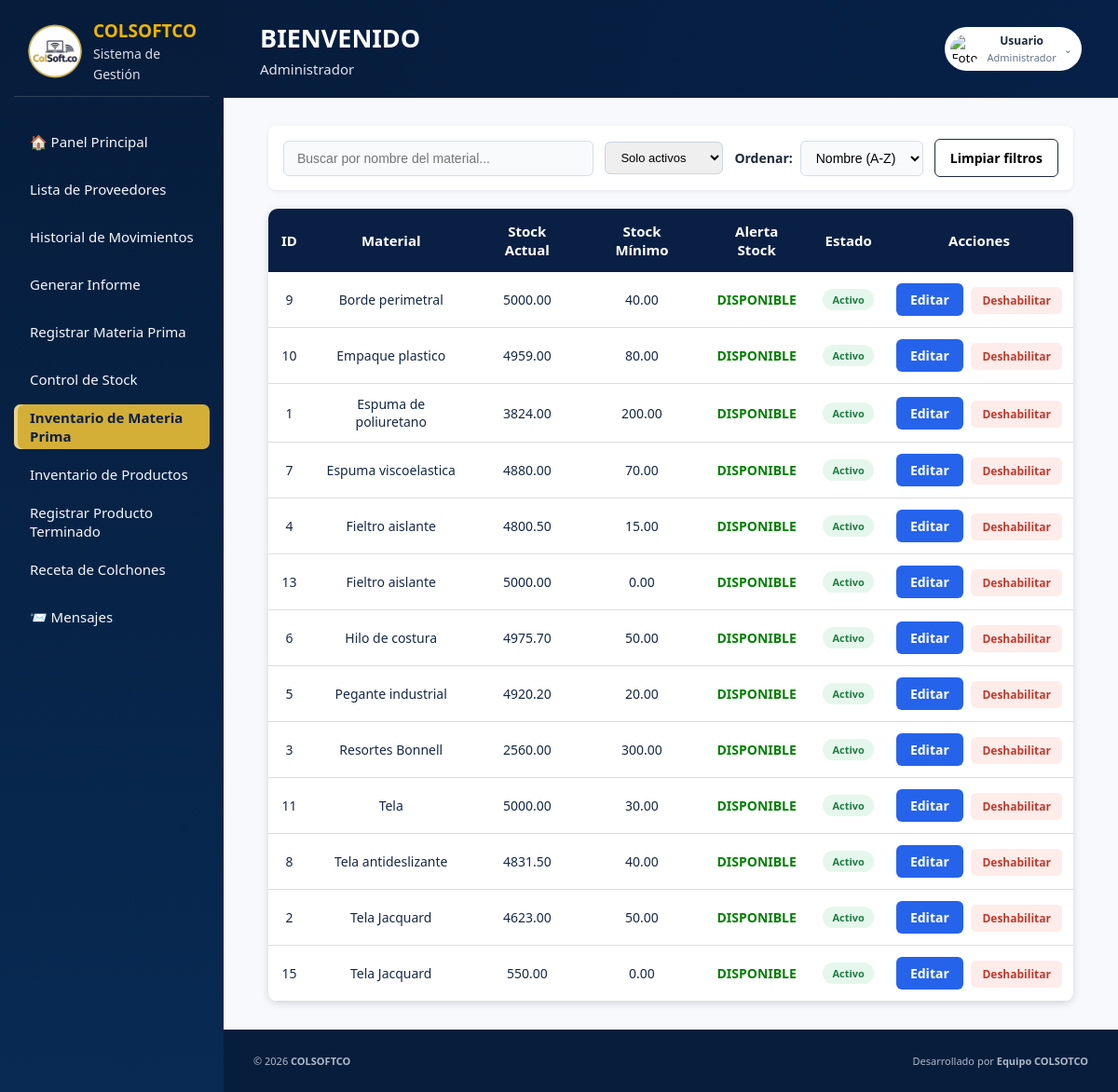
Screenshot of /view/inventario_materia_prima/inventario_materia_prima.php with the database file from the repository.
### tables this page shows
CREATE TABLE `materias_primas` (
  `id_material` int(11) NOT NULL,
  `nombre_material` varchar(100) NOT NULL,
  `stock_actual` decimal(12,2) DEFAULT 0.00,
  `stock_minimo` decimal(12,2) NOT NULL,
  `id_unidad` int(11) DEFAULT NULL,
  `id_proveedor` int(11) DEFAULT NULL,
  `notificar_email` tinyint(1) NOT NULL DEFAULT 0,
  `correo_notificacion` varchar(150) DEFAULT NULL,
  `alerta_enviada` tinyint(1) NOT NULL DEFAULT 0,
  `estado` enum('activo','inactivo') NOT NULL DEFAULT 'activo'
);

### view/inventario_materia_prima/inventario_materia_prima.php (the view, shortened to what this page needs)
<?php
$db = new Conexion();
$conn = $db->getConnection();
$sql = "
SELECT id_material, nombre_material, stock_actual, stock_minimo, estado
FROM materias_primas
ORDER BY id_material ASC
";
$stmt = $conn->prepare($sql);
$stmt->execute();
$materiales = $stmt->fetchAll(PDO::FETCH_ASSOC);
?>
<!DOCTYPE html>
<html lang="es">
<head>
    <link rel="stylesheet" href="lista_inventario.css">
    <link rel="stylesheet" href="../../public/css/layout.css">
</head>
<body>
    <div class="app">
        <?php include __DIR__ . '/../partials/sidebar.php'; ?>
        <div class="main">
            <?php
            include __DIR__ . '/../partials/topbar.php';
            ?>
            <main class="content">
<div class="container">
        <div class="filtros-container">
            <div class="filtro-busqueda">
                <input
                    type="text"
                    id="inputBusquedaMaterial"
                    placeholder="Buscar por nombre del material...">
            </div>
            <select id="filtroEstado" onchange="filtrarPorEstado()" style="padding:8px 12px;border:1px solid #cbd5e1;border-radius:6px;font-size:13px;">
                <option value="activo" selected>Solo activos</option>
            </select>
            <div class="filtro-orden">
                <label for="selectOrden">   Ordenar:</label>
                <select id="selectOrden">
                    <option value="az">Nombre (A-Z)</option>
                </select>
            </div>
            <button type="button" id="btnLimpiarFiltros" class="btn-limpiar-filtros">
                Limpiar filtros
            </button>
        </div>
        <div class="table-responsive">
            <table>
                <thead>
                    <tr>
                        <th>ID</th>
                        <th>Material</th>
                        <th>Stock Actual</th>
                        <th>Stock Mínimo</th>
                        <th>Alerta Stock</th>
                        <th>Estado</th>
                        <th>Acciones</th>
                    </tr>
                </thead>
                <tbody id="listaMateriales">
                    <?php foreach ($materiales as $m): ?>
                        <tr data-nombre="<?php echo htmlspecialchars(strtolower($m['nombre_material'])); ?>">
                            <td><?= $m['id_material'] ?></td>
                            <td><?= htmlspecialchars($m['nombre_material']) ?></td>
                            <td><?= $m['stock_actual'] ?></td>
                            <td><?= $m['stock_minimo'] ?></td>
                            <td>
                                <?php if ($m['stock_actual'] <= $m['stock_minimo']): ?>
                                    <span class="alerta">STOCK BAJO</span>
                                <?php else: ?>
                                    <span class="normal">DISPONIBLE</span>
                                <?php endif; ?>
                            </td>
                            <td>
                                <span style="display:inline-block;padding:4px 10px;border-radius:12px;font-size:11px;font-weight:bold;
                                             background:<?= $m['estado'] === 'activo' ? '#e5f7ec' : '#fdecea' ?>;
                                             color:<?= $m['estado'] === 'activo' ? '#1e7e42' : '#c0392b' ?>;">
                                    <?= $m['estado'] === 'activo' ? 'Activo' : 'Inactivo' ?>
                                </span>
                            </td>
                            <td class="acciones">
                                <a class="btn-editar" href="../control_de_stock/inventario/editar_inventario.php?id=<?= $m['id_material'] ?>">
                                    Editar
                                </a>
                                <button class="btn-toggle-estado"
                                        data-id="<?= $m['id_material'] ?>"
                                        data-estado="<?= $m['estado'] ?>"
                                        style="padding:6px 12px;border:none;border-radius:6px;cursor:pointer;font-size:12px;font-weight:bold;
                                               background:<?= $m['estado'] === 'activo' ? '#fdecea' : '#e5f7ec' ?>;
                                               color:<?= $m['estado'] === 'activo' ? '#c0392b' : '#1e7e42' ?>;">
                                    <?= $m['estado'] === 'activo' ? 'Deshabilitar' : 'Habilitar' ?>
                                </button>
                            </td>
                        </tr>
                    <?php endforeach; ?>
                </tbody>
            </table>
        </div>
    </div>
            </main>
            <?php include __DIR__ . '/../partials/footer.php'; ?>
        </div>
    </div>
</body>
</html>

### view/inventario_materia_prima/lista_inventario.css (style rules this page uses)
body { margin: 0; font-family: Arial, Helvetica, sans-serif; background: #eef2ff; min-height: 100vh; display: flex; flex-direction: column; }
.filtro-busqueda input { width: 100%; padding: 10px 14px; border: 1px solid #d7dee7; border-radius: 6px; font-size: 14px; background: #f8fafc; box-sizing: border-box; }
.container { width: 90%; max-width: 1100px; margin: 30px auto; flex: 1; }
.table-responsive { width: 100%; overflow-x: auto; -webkit-overflow-scrolling: touch; background: white; border-radius: 10px; box-shadow: 0 2px 8px rgba(0,0,0,.15); }
.table-responsive table { width: 100%; border-collapse: collapse; box-shadow: none; border-radius: 0; min-width: 700px; }
th { background: #0A1F44; color: white; padding: 14px; text-align: center; font-size: 15px; }
td { padding: 12px; text-align: center; border-bottom: 1px solid #ddd; font-size: 14px; }
.normal { color: green; font-weight: bold; }
.acciones { white-space: nowrap; text-align: center; }
.btn-editar { display: inline-block; background: #2563eb; color: white; padding: 8px 15px; border-radius: 6px; text-decoration: none; font-weight: bold; margin-right: 5px; transition: .3s; }

### public/css/layout.css (style rules this page uses)
:root { --navy: #061d3c; --navy-2: #092b55; --gold: #D4AF37; --gold-hover: #b8941f; --gold-soft: rgba(212, 175, 55, 0.14); --bg: #f7f9fc; --surface: #ffffff; --surface-2: #eef2f7; --text: #152846; --muted: #64748b; --border: #e5eaf0; --success: #16a34a; --danger: #dc2626; --warning: #f59e0b; --info: #3b82f6; --shadow: 0 4px 14px rgba(10, 31, 68, 0.10); }
*, *::before, *::after { box-sizing: border-box; }
html { scroll-behavior: smooth; }
body { margin: 0; min-height: 100vh; font-family: "Segoe UI", Arial, sans-serif; color: var(--text); background: var(--bg); overflow-x: hidden; }
button { cursor: pointer; font-family: inherit; border: none; }
.app { min-height: 100vh; display: flex; }
.main { flex: 1; display: flex; flex-direction: column; min-width: 0; }
body:has(> .app) { display: block; }
.app { display: flex; flex-direction: row; align-items: stretch; width: 100%; min-height: 100vh; }
.app > .main { flex: 1 1 auto; min-width: 0; display: flex; flex-direction: column; }
.app > .main > .content { flex: 1 1 auto; min-width: 0; }

### view/inventario_materia_prima/inventario_materia_prima.php (style rules this page uses)
.filtros-container { display: flex; align-items: center; gap: 12px; background: #fff; border-radius: 8px; box-shadow: 0 1px 4px rgba(0, 0, 0, 0.08); padding: 14px 16px; margin-bottom: 20px; flex-wrap: wrap; }
.filtro-busqueda { flex: 1; min-width: 220px; }
.filtro-busqueda input { width: 100%; padding: 10px 14px; border: 1px solid #d7dee7; border-radius: 6px; font-size: 14px; background: #f8fafc; }
.filtro-orden { display: flex; align-items: center; gap: 8px; white-space: nowrap; }
.filtro-orden label { font-weight: 700; font-size: 14px; color: #1e293b; }
.filtro-orden select { padding: 9px 12px; border: 1px solid #d7dee7; border-radius: 6px; font-size: 14px; background: #f8fafc; }
.btn-limpiar-filtros { padding: 10px 16px; border: 1px solid #1e293b; border-radius: 6px; background: #fff; font-weight: 700; font-size: 14px; cursor: pointer; white-space: nowrap; }

### rows the page displays
materias_primas: id_material "1", nombre_material "Espuma de poliuretano", stock_actual "3824.00", stock_minimo "200.00", shows "DISPONIBLE", estado "Activo"
materias_primas: id_material "2", nombre_material "Tela Jacquard", stock_actual "4623.00", stock_minimo "50.00", shows "DISPONIBLE", estado "Activo"
materias_primas: id_material "3", nombre_material "Resortes Bonnell", stock_actual "2560.00", stock_minimo "300.00", shows "DISPONIBLE", estado "Activo"
materias_primas: id_material "4", nombre_material "Fieltro aislante", stock_actual "4800.50", stock_minimo "15.00", shows "DISPONIBLE", estado "Activo"
materias_primas: id_material "5", nombre_material "Pegante industrial", stock_actual "4920.20", stock_minimo "20.00", shows "DISPONIBLE", estado "Activo"
materias_primas: id_material "6", nombre_material "Hilo de costura", stock_actual "4975.70", stock_minimo "50.00", shows "DISPONIBLE", estado "Activo"
materias_primas: id_material "7", nombre_material "Espuma viscoelastica", stock_actual "4880.00", stock_minimo "70.00", shows "DISPONIBLE", estado "Activo"
materias_primas: id_material "8", nombre_material "Tela antideslizante", stock_actual "4831.50", stock_minimo "40.00", shows "DISPONIBLE", estado "Activo"
materias_primas: id_material "9", nombre_material "Borde perimetral", stock_actual "5000.00", stock_minimo "40.00", shows "DISPONIBLE", estado "Activo"
materias_primas: id_material "10", nombre_material "Empaque plastico", stock_actual "4959.00", stock_minimo "80.00", shows "DISPONIBLE", estado "Activo"
materias_primas: id_material "11", nombre_material "Tela", stock_actual "5000.00", stock_minimo "30.00", shows "DISPONIBLE", estado "Activo"
materias_primas: id_material "13", nombre_material "Fieltro aislante", stock_actual "5000.00", stock_minimo "0.00", shows "DISPONIBLE", estado "Activo"
materias_primas: id_material "15", nombre_material "Tela Jacquard", stock_actual "550.00", stock_minimo "0.00", shows "DISPONIBLE", estado "Activo"

### other values shown
$rolActual "Administrador"
